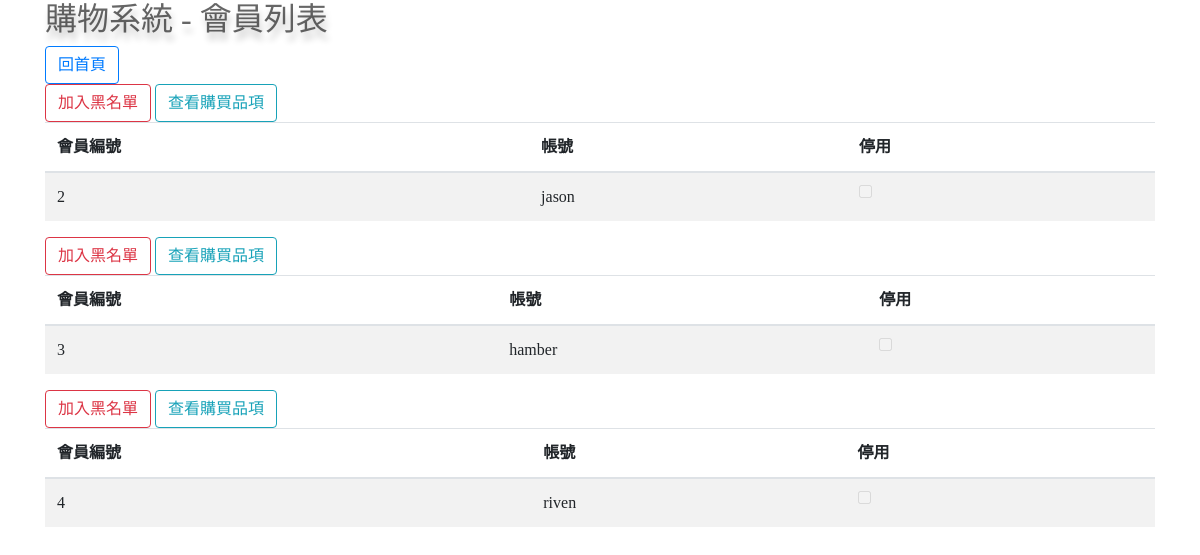
Screenshot of /member/member_list.php with the database file from the repository.
### tables this page shows
CREATE TABLE `user` (
  `uid` int NOT NULL auto_increment primary key,
  `username` varchar(20) NOT NULL,
  `password` varchar(30) NOT NULL,
  `dis` boolean DEFAULT 0
);

### member/member_list.php (the view, shortened to what this page needs)
<?php
require_once("../config.php");
$commandText = <<<SqlQuery
    select uid,username,dis from user ;
    SqlQuery;
$result = mysqli_query($link, $commandText);
?>
<!DOCTYPE html PUBLIC "-//W3C//DTD HTML 4.01 Transitional//EN" "http://www.w3.org/TR/html4/loose.dtd">
<html>
<head>
    <link rel="stylesheet" href="https://maxcdn.bootstrapcdn.com/bootstrap/4.5.2/css/bootstrap.min.css">
    <link rel="stylesheet" href="../css/style.css">
</head>
<body>
    <div class="container">
        <h2>購物系統 - 會員列表</h2>
        <div>
            <a href="../admin.php" class="btn btn-outline-primary">回首頁</a>
        </div>
        <?php while ($row = mysqli_fetch_assoc($result)) { ?>
            <span>
                <?php if ($row["dis"] == 0) { ?>
                    <a href="../black/block.php?uid=<?= $row["uid"] ?>" class="btn btn-outline-danger">加入黑名單</a>
                <?php } else { ?>
                    <a href="../black/cancel.php?uid=<?= $row["uid"] ?>" class="btn btn-outline-success">移除黑名單</a>
                <?php } ?>
                <a href="./member_detail.php?uid=<?= $row["uid"] ?>" class="btn btn-outline-info">查看購買品項</a>
            </span>
            <table class="table table-striped">
                <thead>
                    <tr>
                        <th>會員編號</th>
                        <th>帳號</th>
                        <th>停用</th>
                    </tr>
                </thead>
                <tbody>
                    <tr>
                        <td><?= $row["uid"] ?></td>
                        <td><?= $row["username"] ?></td>
                        <td>
                            <input class="btn btn-outline-danger" disabled="disabled" type="checkbox" name="dis" id="dis" value="0" <?= ($row["dis"] == 1) ? "checked" : "" ?>>
                        </td>
                    </tr>
                </tbody>
            </table>
        <?php } ?>
    </div>
</body>

### css/style.css (style rules this page uses)
body { background-color: #ffffff; font-family: "微軟正黑體"; }
h2 { color: rgba(0,0,0,0.6); text-shadow: 2px 8px 6px rgba(0,0,0,0.2), 0px -5px 35px rgba(255,255,255,0.3); }

### rows the page displays
user: uid "2", username "jason"
user: uid "3", username "hamber"
user: uid "4", username "riven"
